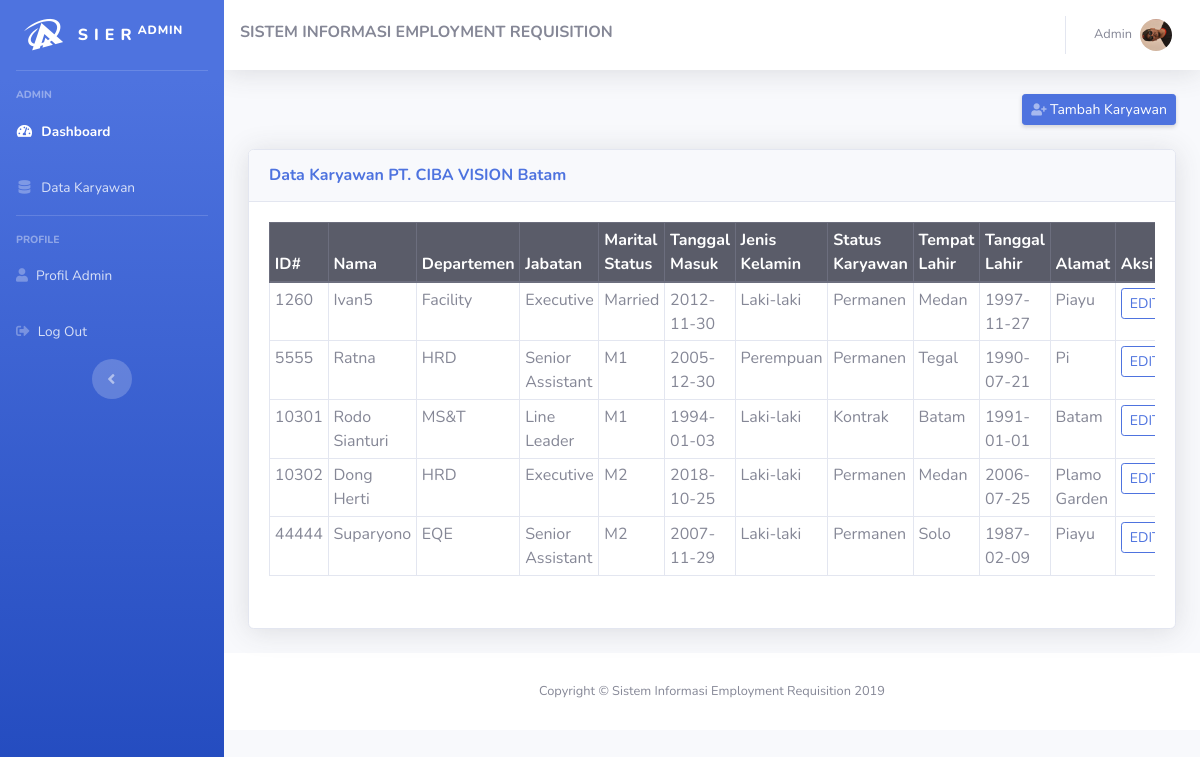
The app's page /admin/list-karyawan.php (signed in) with its own data.
### tables this page shows
CREATE TABLE `karyawan` (
  `id_karyawan` int(11) NOT NULL,
  `id_dept` int(11) DEFAULT NULL,
  `username` varchar(50) DEFAULT NULL,
  `password` varchar(50) DEFAULT NULL,
  `nama` varchar(50) DEFAULT NULL,
  `jabatan` int(11) DEFAULT NULL,
  `marital_status` int(11) DEFAULT NULL,
  `tanggal_masuk` date DEFAULT NULL,
  `jenis_kelamin` varchar(20) DEFAULT NULL,
  `status_karyawan` varchar(50) DEFAULT NULL,
  `tempat_lahir` varchar(50) DEFAULT NULL,
  `tanggal_lahir` date DEFAULT NULL,
  `alamat` text DEFAULT NULL,
  `email` varchar(50) DEFAULT NULL,
  `no_telepon` varchar(20) DEFAULT NULL,
  `foto` varchar(200) DEFAULT NULL,
  `hak_akses` enum('admin','pic','manager','karyawan') DEFAULT NULL
);

CREATE TABLE `departemen` (
  `id_dept` int(11) NOT NULL,
  `nama_dept` varchar(50) NOT NULL,
  `cost_center` varchar(50) NOT NULL
);

CREATE TABLE `jabatan` (
  `id_jabatan` int(11) NOT NULL,
  `nama` varchar(100) NOT NULL
);

CREATE TABLE `marital_status` (
  `id_marital` int(11) NOT NULL,
  `nama` varchar(100) NOT NULL
);

### admin/list-karyawan.php (the view, shortened to what this page needs)
<?php
include "../config/conn.php";
$stm = $pdo_conn->prepare(
  "SELECT `id_karyawan`, `username`, karyawan.`nama`, jabatan.nama as `jabatan`, `tanggal_masuk`, `jenis_kelamin`, `status_karyawan`, `tempat_lahir`, `tanggal_lahir`, `alamat`, `email`, `no_telepon`, departemen.nama_dept , marital_status.nama as marital_status
     FROM `karyawan`
     LEFT JOIN departemen ON karyawan.id_dept = departemen.id_dept
     LEFT JOIN jabatan ON karyawan.jabatan = jabatan.id_jabatan
     LEFT JOIN marital_status ON karyawan.marital_status = marital_status.id_marital"
);
$stm->execute();
$rows = $stm->fetchAll(PDO::FETCH_ASSOC);
?>
<!DOCTYPE html>
<html lang="en">
<head>
  <link href="../assets/vendor/fontawesome-free/css/all.min.css" rel="stylesheet" type="text/css">
  <link href="../assets/css/sb-admin-2.min.css" rel="stylesheet">
</head>
<body id="page-top">
  <div id="wrapper">
      <?php
      include "../components/sidebar.php";
      ?>
  <div id="content-wrapper" class="d-flex flex-column">
  <div id="content">
      <?php
      include "../components/navbar.php";
      ?>
  <div class="container-fluid">
  <div class="d-sm-flex align-items-center justify-content-between mb-4">
    <a href="tambah-karyawan.php" class="d-none d-sm-inline-block btn btn-sm btn-primary shadow-sm">
      <i class="fas  fa-user-plus fa-sm text-white-50"></i> Tambah Karyawan </a>
  </div>
  <div class="card shadow mb-4">
    <div class="card-header py-3">
      <h6 class="m-0 font-weight-bold text-primary">Data Karyawan PT. CIBA VISION Batam</h6>
    </div>
      <div class="card-body">
        <div class="table table-hover table-responsive">
          <table class="table table-bordered table-sm" id="dataTable" width="100%" cellspacing="10">
      <thead class="thead-dark">
        <div class="row justify-content-md-center">
          <tr role="row">
            <th>ID#</th>
            <th>Nama</th>
            <th>Departemen</th>
            <th>Jabatan</th>
            <th>Marital Status</th>
            <th>Tanggal Masuk</th>
            <th>Jenis Kelamin</th>
            <th>Status Karyawan</th>
            <th>Tempat Lahir</th>
            <th>Tanggal Lahir</th>
            <th>Alamat</th>
            <th class="" colspan="2" style="width: 157px;">Aksi</th>
          </tr>
        </thead>
          <tbody>
            <?php
            foreach ($rows as $row) {
            echo ('
            <tr>
            <td>' . $row['id_karyawan'] . '</td>
            <td>' . $row['nama'] . '</td>
            <td>' . $row["nama_dept"] . '</td>
            <td>' . $row["jabatan"] . '</td>
            <td>' . $row["marital_status"] . '</td>
            <td>' . $row["tanggal_masuk"] . '</td>
            <td>' . $row["jenis_kelamin"] . '</td>
            <td>' . $row["status_karyawan"] . '</td>
            <td>' . $row["tempat_lahir"] . '</td>
            <td>' . $row["tanggal_lahir"] . '</td>
            <td>' . $row["alamat"] . '</td>
            <td> <a class="btn btn-outline-primary btn-sm" href="./detail-karyawan.php?id=' .
                    $row["id_karyawan"] . '">EDIT</a></td>
            <td> <a class="btn btn-outline-danger btn-sm" href="../actions/delete-karyawan-action.php?id_karyawan=
                ' . $row["id_karyawan"] . '">HAPUS</Tambah></td>
            </tr> ');
            }
            ?>
          </tbody>
        </table>
      </div>
    </div>
  </div>
  </div>
  </div>
  <footer class="sticky-footer bg-white">
    <div class="container my-auto">
      <div class="copyright text-center my-auto">
        <span>Copyright &copy; Sistem Informasi Employment Requisition 2019</span>
      </div>
    </div>
  </footer>
  </div>
  </div>
</body>
</html>

### components/sidebar.php
<ul class="navbar-nav bg-gradient-primary sidebar sidebar-dark accordion" id="accordionSidebar">
  <a class="sidebar-brand d-flex align-items-center justify-content-center" href="./">
    <div class="sidebar-brand-icon rotate-n-15">
      <i class="fab fa-asymmetrik"></i>
    </div>
    <div class="sidebar-brand-text mx-3">S I E R <sup>ADMIN</sup></div>
  </a>
  <hr class="sidebar-divider">
  <div class="sidebar-heading">
    Admin
  </div>
  <li class="nav-item active">
    <a class="nav-link" href="./">
      <i class="fas fa-fw fa-tachometer-alt"></i>
      <span>Dashboard</span>
    </a>
  </li>
  <li class="nav-item">
    <a class="nav-link collapsed" href="./list-karyawan.php">
      <i class="fas fa-fw fa-database"></i>
      <span> Data Karyawan </span>
    </a>
  </li>
  <hr class="sidebar-divider">
  <div class="sidebar-heading" a class="nav-link collapsed">Profile</div>
  <li class="nav-item">
    <a class="nav-link collapsed" href="profile.php">
      <i class="fas fa-user"></i>
      <span> Profil Admin</span>
    </a>
  </li>
  <li class="nav-item">
    <a class="nav-link collapsed" href="../actions/logoutaction.php">
      <i class="fas fa-sign-out-alt"></i>
      <span>Log Out</span>
    </a>
  </li>
  <div class="text-center d-none d-md-inline">
    <button class="rounded-circle border-0" id="sidebarToggle"></button>
  </div>
</ul>

### components/navbar.php (shortened to what this page needs)
<div id="content-wrapper" class="d-flex flex-column">
<div id="content">
<nav class="navbar navbar-expand navbar-light bg-white topbar mb-4 static-top shadow">
  <p class="font-weight-bold"
      style="margin-top: 10px"> SISTEM INFORMASI EMPLOYMENT REQUISITION </p>
  <ul class="navbar-nav ml-auto">
  <li class="nav-item dropdown no-arrow">
    <a class="nav-link dropdown-toggle" href="#" id="userDropdown" role="button" data-toggle="dropdown" aria-haspopup="true" aria-expanded="false">
      <span class="mr-2 d-none d-lg-inline text-gray-600 small">Admin</span>
      <img class="img-profile rounded-circle" src="../img/me.JPG">
    </a>
    </li>
  </ul>
</nav>

### records on screen
karyawan: id_karyawan "1260", nama "Ivan5", id_dept.nama_dept "Facility", jabatan.nama "Executive", marital_status.nama "Married", tanggal_masuk "2012-11-30", jenis_kelamin "Laki-laki", status_karyawan "Permanen", tempat_lahir "Medan", tanggal_lahir "1997-11-27", alamat "Piayu"
karyawan: id_karyawan "5555", nama "Ratna", id_dept.nama_dept "HRD", jabatan.nama "Senior Assistant", marital_status.nama "M1", tanggal_masuk "2005-12-30", jenis_kelamin "Perempuan", status_karyawan "Permanen", tempat_lahir "Tegal", tanggal_lahir "1990-07-21", alamat "Pi"
karyawan: id_karyawan "10301", nama "Rodo Sianturi", id_dept.nama_dept "MS&T", jabatan.nama "Line Leader", marital_status.nama "M1", tanggal_masuk "1994-01-03", jenis_kelamin "Laki-laki", status_karyawan "Kontrak", tempat_lahir "Batam", tanggal_lahir "1991-01-01", alamat "Batam"
karyawan: id_karyawan "10302", nama "Dong Herti", id_dept.nama_dept "HRD", jabatan.nama "Executive", marital_status.nama "M2", tanggal_masuk "2018-10-25", jenis_kelamin "Laki-laki", status_karyawan "Permanen", tempat_lahir "Medan", tanggal_lahir "2006-07-25", alamat "Plamo Garden"
karyawan: id_karyawan "44444", nama "Suparyono", id_dept.nama_dept "EQE", jabatan.nama "Senior Assistant", marital_status.nama "M2", tanggal_masuk "2007-11-29", jenis_kelamin "Laki-laki", status_karyawan "Permanen", tempat_lahir "Solo", tanggal_lahir "1987-02-09", alamat "Piayu"
